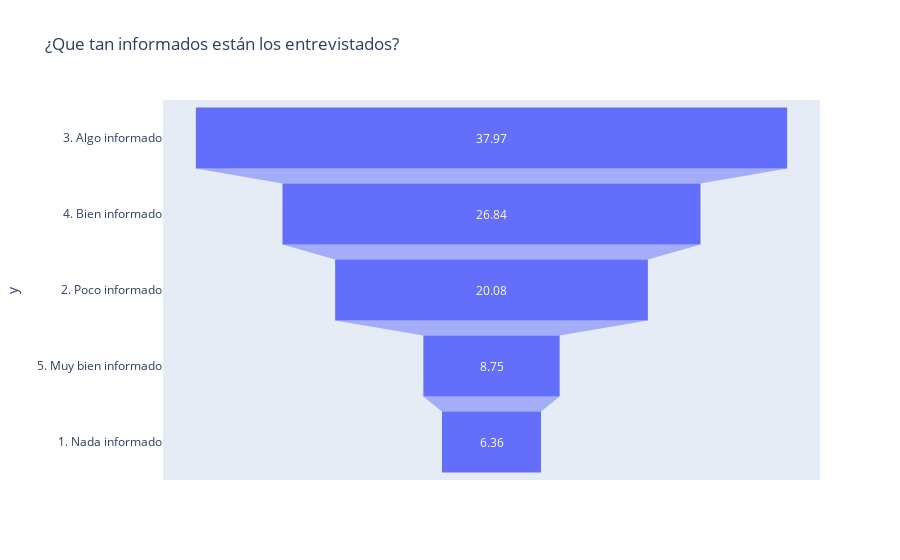

The notebook cell this image was saved under:
### Code cell
fig = px.funnel(y = df['p08'].unique(), x = porcentaje_conocimiento, title = "¿Que tan informados están los entrevistados?", opacity = 1)
fig.update_layout(yaxis=dict(tickformat='%'))
fig.show()

### Figure 1 — Plotly figure (JSON) as saved in the notebook; plotly's stock layout.template omitted (floating-point values rounded to 4 significant figures)
{"data": [{"hovertemplate": "x=%{x}<br>y=%{y}<extra></extra>", "legendgroup": "", "marker": {"color": "#636efa"}, "name": "", "opacity": 1, "orientation": "h", "showlegend": false, "type": "funnel", "x": [37.97, 26.84, 20.08, 8.75, 6.36], "xaxis": "x", "y": ["3. Algo informado", "4. Bien informado", "2. Poco informado", "5. Muy bien informado", "1. Nada informado"], "yaxis": "y"}], "layout": {"legend": {"tracegroupgap": 0}, "title": {"text": "¿Que tan informados están los entrevistados?"}, "xaxis": {"anchor": "y", "domain": [0, 1], "title": {"text": "x"}}, "yaxis": {"anchor": "x", "domain": [0, 1], "tickformat": "%", "title": {"text": "y"}}}}
